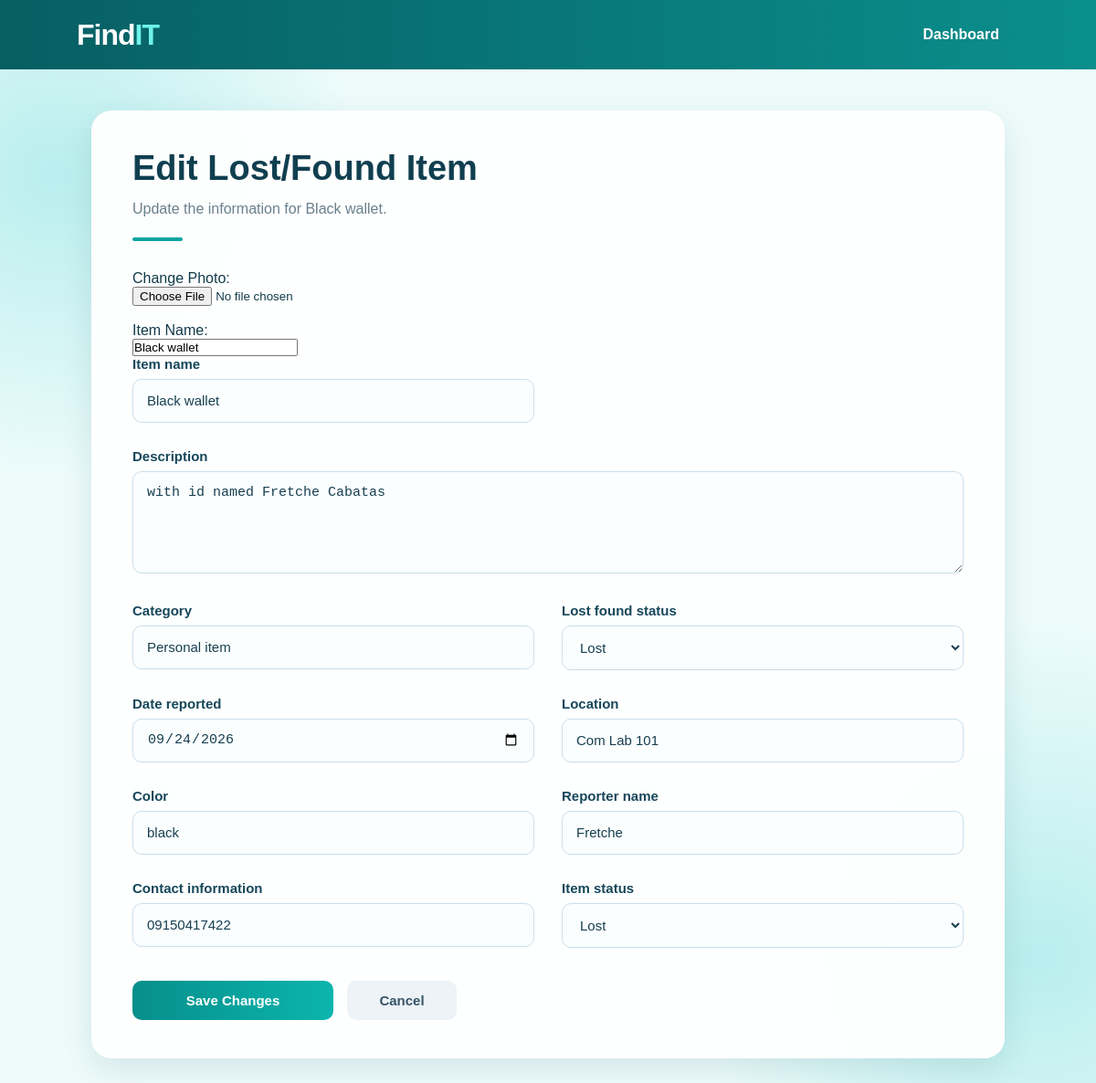
Page /edit/1/ on the committed database.
### chay_id/models.py (models this page shows, shortened)
class LostFoundItem(models.Model):
    STATUS_CHOICES = [
        ('Lost', 'Lost'),
        ('Found', 'Found'),
    ]
    ITEM_STATUS_CHOICES = [
        ('Lost', 'Lost'),
        ('Found', 'Found'),
        ('Claimed', 'Claimed'),
    ]
    item_name = models.CharField(max_length=100)
    item_photo = models.ImageField(upload_to='item_photos/', blank=True, null=True)
    description = models.TextField()
    category = models.CharField(max_length=100)
    lost_found_status = models.CharField(
        max_length=10,
        choices=STATUS_CHOICES
    )
    date_reported = models.DateField()
    location = models.CharField(max_length=200)
    color = models.CharField(max_length=50)
    reporter_name = models.CharField(max_length=100)
    contact_information = models.CharField(max_length=100)
    item_status = models.CharField(
        max_length=10,
        choices=ITEM_STATUS_CHOICES,
        default='Lost'
    )

### chay_id/views.py (the view)
# urls.py: path('edit/<int:item_id>/', views.edit_item, name='edit_item'),
def edit_item(request, item_id):
    item = get_object_or_404(LostFoundItem, id=item_id)
    form_data = request.POST if request.method == 'POST' else None
    form = LostFoundItemForm(form_data, instance=item)
    if request.method == 'POST' and form.is_valid():
        form.save()
        return redirect('item_detail', item_id=item.id)
    return render(request, 'chay_id/edit_item.html', {'item': item, 'form': form})

### chay_id/templates/chay_id/edit_item.html (shortened to what this page needs)
{% load static %}
<!DOCTYPE html>
<html>
<head>
    <link rel="stylesheet" href="{% static 'chay_id/style.css' %}">
</head>
<body>
    <nav class="navbar">
        <div class="logo">Find<span>IT</span></div>
        <a href="{% url 'index' %}" class="nav-link">Dashboard</a>
    </nav>
    <main class="form-page">
        <div class="form-container">
            <div class="form-header">
                <h1>Edit Lost/Found Item</h1>
                <p>Update the information for {{ item.item_name }}.</p>
                <div class="form-line"></div>
            </div>
           <form method="POST" enctype="multipart/form-data">
 <label>Change Photo:</label><br>
    <input type="file" name="item_photo" accept="image/*">
    <br><br>
    <label>Item Name:</label><br>
    <input type="text" name="item_name" value="{{ item.item_name }}" required>
                <div class="form-grid">
                    {% for field in form %}
                        <div class="form-group{% if field.name == 'description' %} full-width{% endif %}">
                            <label for="{{ field.id_for_label }}">{{ field.label }}</label>
                            {{ field }}
                        </div>
                    {% endfor %}
                </div>
                <div class="form-actions">
                    <button type="submit" class="btn btn-submit">Save Changes</button>
                    <a href="{% url 'item_detail' item.id %}" class="btn btn-cancel">Cancel</a>
                </div>
            </form>
        </div>
    </main>
</body>
</html>

### chay_id/static/chay_id/style.css (style rules this page uses)
* { box-sizing: border-box; margin: 0; padding: 0; }
body { font-family: Arial, Helvetica, sans-serif; background: #eefbfb; color: #123b4a; min-height: 100vh; }
.navbar { height: 76px; background: linear-gradient(90deg, #075e63, #0a8f8c); display: flex; align-items: center; justify-content: space-between; padding: 0 7%; color: white; box-shadow: 0 3px 12px rgba(0, 0, 0, 0.12); }
.logo { font-size: 32px; font-weight: 800; letter-spacing: -1px; }
.logo span { color: #6ff2e8; }
.nav-link { color: white; text-decoration: none; font-weight: bold; padding: 11px 22px; border-radius: 25px; transition: 0.2s; }
.form-page { min-height: calc(100vh - 76px); padding: 45px 20px 60px; background: radial-gradient(circle at 5% 10%, #b9eeee 0, transparent 22%), radial-gradient(circle at 95% 85%, #b9eeee 0, transparent 25%), #eefbfb; }
.form-container { width: 100%; max-width: 1000px; margin: 0 auto; background: rgba(255, 255, 255, 0.96); padding: 42px 45px; border-radius: 22px; box-shadow: 0 12px 35px rgba(0, 85, 90, 0.12); }
.form-header { margin-bottom: 32px; }
.form-header h1 { font-size: 38px; color: #103f50; margin-bottom: 10px; }
.form-header p { color: #69808d; font-size: 16px; line-height: 1.6; }
.form-line { width: 55px; height: 4px; background: #0aa5a0; border-radius: 10px; margin-top: 18px; }
.form-grid { display: grid; grid-template-columns: 1fr 1fr; gap: 24px 30px; }
.form-group { margin-bottom: 4px; }
.form-group.full-width { grid-column: 1 / -1; }
.form-group label { display: block; margin-bottom: 8px; font-size: 15px; font-weight: bold; color: #16475a; }
.form-group input, .form-group textarea, .form-group select { width: 100%; padding: 14px 15px; border: 1.5px solid #c8dfea; border-radius: 10px; background: #fbfeff; color: #173f50; font-size: 15px; outline: none; transition: 0.2s; }
.form-group input { height: 48px; }
.form-group textarea { min-height: 112px; resize: vertical; }
.form-group input::placeholder, .form-group textarea::placeholder { color: #91a7b5; }
.form-actions { display: flex; gap: 15px; margin-top: 32px; }
.btn { display: inline-flex; align-items: center; justify-content: center; padding: 13px 25px; border-radius: 10px; border: none; text-decoration: none; font-weight: bold; font-size: 15px; cursor: pointer; transition: 0.2s; }
.btn-submit { background: linear-gradient(90deg, #078f8b, #0bb5ad); color: white; min-width: 220px; }
.btn-cancel { background: #edf3f7; color: #365466; min-width: 120px; }

### rows in the picture
LostFoundItem: item_name "Black wallet", form "Black wallet" "with id named Fretche Cabatas" "Personal item" "Lost" "09/24/2026" "Com Lab 101" "black" "Fretche" "09150417422" "Lost"

### other values in the picture
{{ field.label }} "Item name" "Description" "Category" "Lost found status" "Date reported" "Location" "Color" "Reporter name" "Contact information" "Item status"
